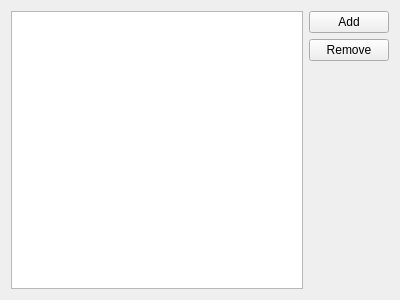
<?xml version="1.0" encoding="UTF-8"?>
<ui version="4.0">
 <class>simpleEditableListWidget</class>
 <widget class="QWidget" name="simpleEditableListWidget">
  <property name="geometry">
   <rect>
    <x>0</x>
    <y>0</y>
    <width>400</width>
    <height>300</height>
   </rect>
  </property>
  <property name="windowTitle">
   <string>Form</string>
  </property>
  <layout class="QGridLayout" name="gridLayout">
   <item row="0" column="0">
    <widget class="QListView" name="simpleEditableListWidgetListView">
     <property name="minimumSize">
      <size>
       <width>0</width>
       <height>0</height>
      </size>
     </property>
    </widget>
   </item>
   <item row="0" column="1">
    <layout class="QVBoxLayout" name="simpleEditableListWidgetButtonLayout">
     <item>
      <widget class="QPushButton" name="simpleEditableListWidgetButtonAdd">
       <property name="text">
        <string>Add</string>
       </property>
      </widget>
     </item>
     <item>
      <widget class="QPushButton" name="simpleEditableListWidgetButtonRemove">
       <property name="text">
        <string>Remove</string>
       </property>
      </widget>
     </item>
     <item>
      <spacer name="simpleEditableListWidgetSpacer">
       <property name="orientation">
        <enum>Qt::Vertical</enum>
       </property>
       <property name="sizeHint" stdset="0">
        <size>
         <width>20</width>
         <height>40</height>
        </size>
       </property>
      </spacer>
     </item>
    </layout>
   </item>
  </layout>
 </widget>
 <resources/>
 <connections/>
</ui>
